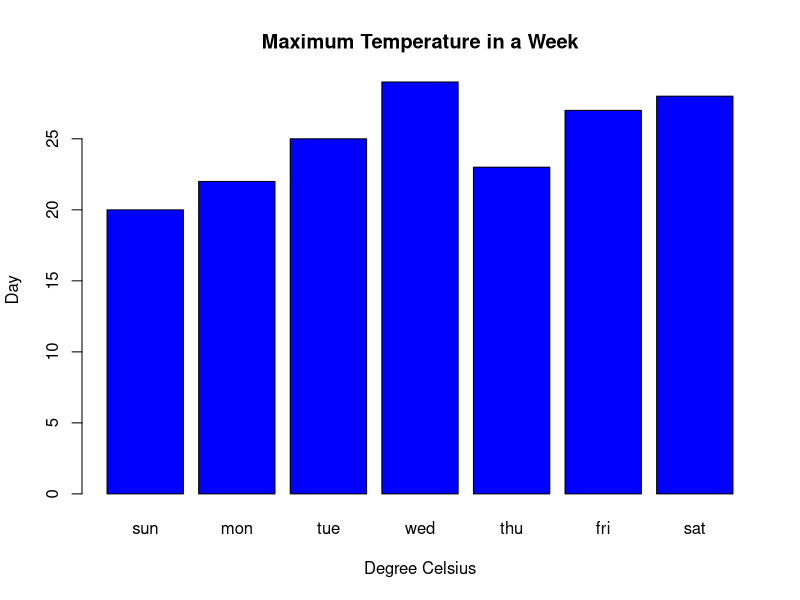

R code for this plot:
temperatures=c(20,22,25,29,23,27,28)
result=barplot(temperatures,
               main="Maximum Temperature in a Week",
               xlab="Degree Celsius",
               ylab="Day",
               names.arg=c("sun","mon","tue","wed","thu","fri","sat"),
               col="blue",
)
print(result)             
           